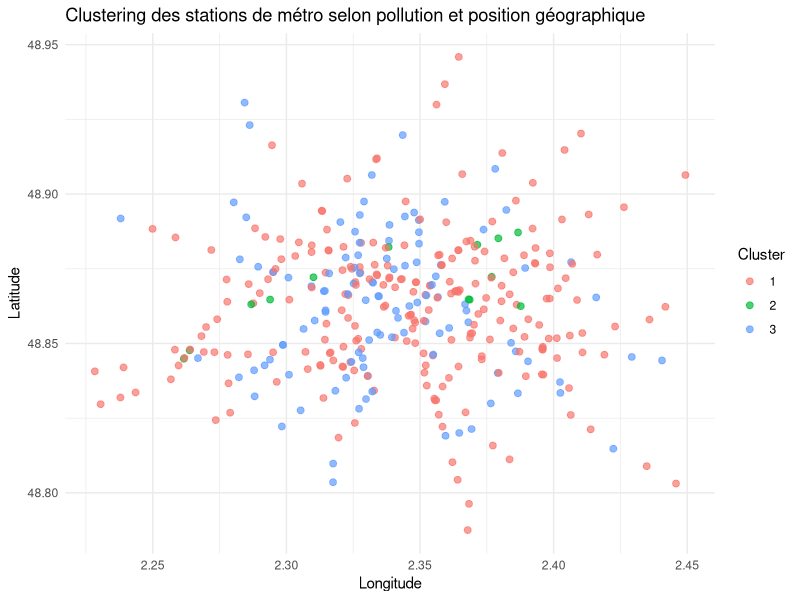

The R source for this figure:
library(dplyr)
library(ggplot2)

qualite <- read.table("qualite-de-lair-dans-le-reseau-de-transport-francilien (1).csv", header = TRUE, sep = ";", quote = "\"")

qualite_clean <- qualite %>%
  filter(rowSums(is.na(.)) != ncol(.)) %>%
  select(where(~ !all(is.na(.)))) %>%
  distinct()

qualite_metro <- qualite_clean %>%
  filter(grepl("Métro", Nom.de.la.ligne))

degres_pollution <- c("pollution faible" = 1, "pollution moyenne" = 2, "pollution élevée" = 3, "station aérienne" = NA)
qualite_metro$niveau_pollution <- degres_pollution[qualite_metro$niveau_pollution]

data_for_kmeans <- qualite_metro %>%
  select(niveau_pollution, stop_lon, stop_lat) %>%
  filter(!is.na(niveau_pollution), !is.na(stop_lon), !is.na(stop_lat))

set.seed(123)
kmeans_model <- kmeans(data_for_kmeans, centers = 3, nstart = 25)

qualite_metro$cluster <- NA
indices <- which(!is.na(qualite_metro$niveau_pollution) & !is.na(qualite_metro$stop_lon) & !is.na(qualite_metro$stop_lat))
qualite_metro$cluster[indices] <- kmeans_model$cluster

kmeans_model

ggplot(qualite_metro[!is.na(qualite_metro$cluster), ], aes(x = stop_lon, y = stop_lat, color = factor(cluster))) +
  geom_point(alpha = 0.7, size = 2) +
  labs(color = "Cluster", x = "Longitude", y = "Latitude", title = "Clustering des stations de métro selon pollution et position géographique") +
  theme_minimal()
